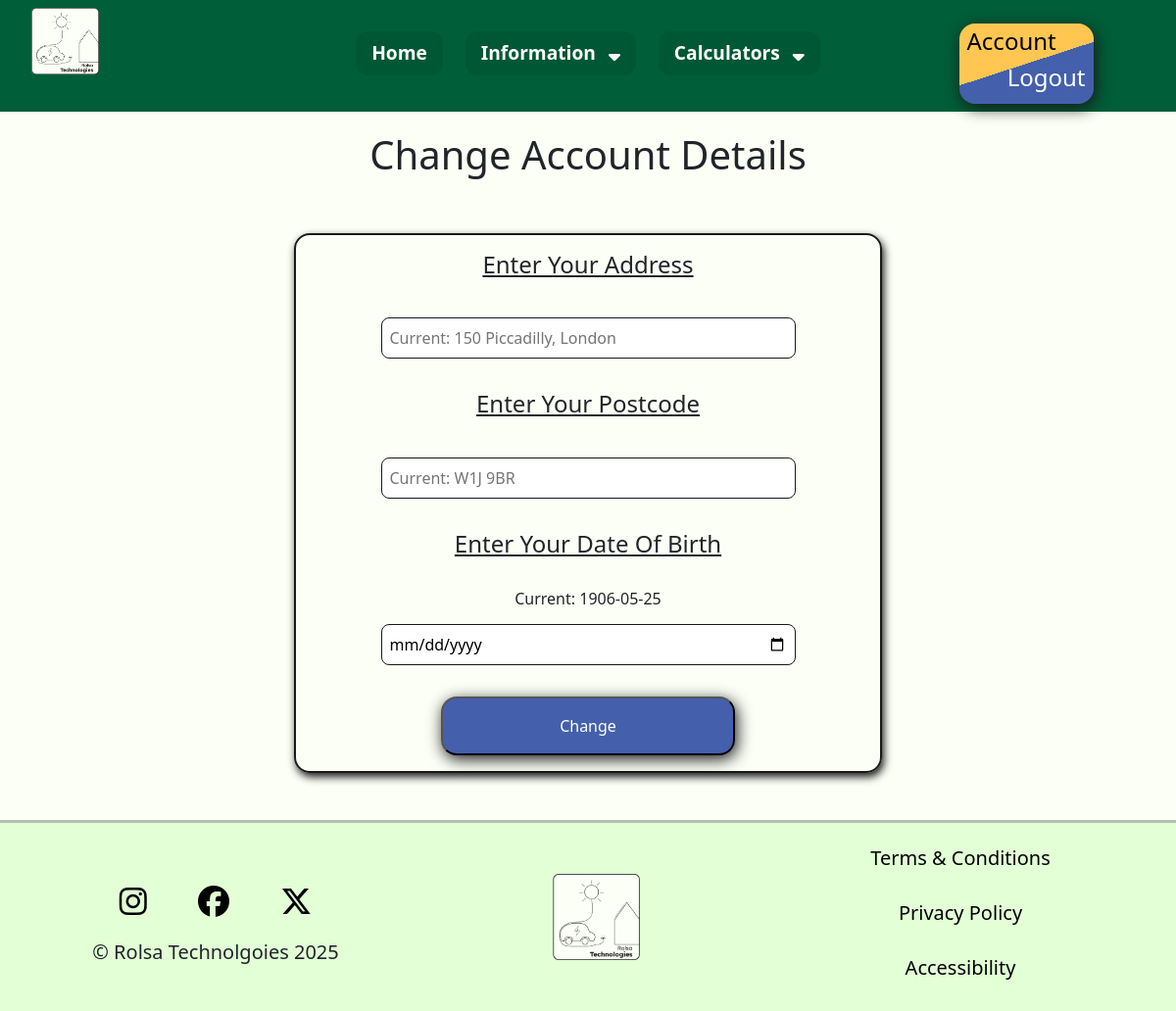
Page /change_account_details (signed in) on the committed database.
### tables this page shows
CREATE TABLE Personal(
    AccountID INTEGER NOT NULL,
    FullName VARCHAR(255) NOT NULL,
    DateOfBirth DATE,
    Address TEXT,
    Postcode VARCHAR(8),
    FOREIGN KEY (AccountID) REFERENCES Account(AccountID)
);

### main.py (the view)
@app.route("/change_account_details")
def ChangeAccountDetails():
    account = session.get('account', None)
    if session.get('account', None) == None:
        return redirect("/login")
    AccountInformation = Get.RetrieveInfo(account, "Change")
    return render_template("change.html", AccountInformation = AccountInformation)

### main.py (called while the page is built)
@app.context_processor
def inject_global_data():
    return {
        "account": session.get('account', None), #email address is considered as account
        "type": session.get('type', None) #type is considered as account type (Personal, Business, Admin)
    }

### templates/change.html (shortened to what this page needs)
{% extends "base.html" %}
{% block css %}
<link rel="stylesheet" href="{{ url_for('static', filename='css/change.css') }}">
{% endblock %}
{% block content %}
<h1>Change Account Details</h1>
<br><br>
<center>
<form action="{{ url_for('ChangeAccountInfo')}}" method="POST">
        <h4 style="text-decoration: underline;">Enter Your Address</h4>
        <br>
        <input type="text" name="address" id="address" placeholder="Current: {{ AccountInformation.Address }}" required>
        <br><br>
        <h4 style="text-decoration: underline;">Enter Your Postcode</h4>
        <br>
                <input type="text" name="postcode" id="postcode" pattern="^([A-Z]{1,2}[0-9][A-Z0-9]? ?[0-9][A-Z]{2}|GIR ?0AA)$" placeholder="Current: {{ AccountInformation.Postcode }}" required>
        <br><br>
        {% if AccountInformation.Type == "Business" %}
            <h4 style="text-decoration: underline;">Enter the Business' Phone Number</h4>
            <br>
                    <input type="tel" name="phone" id="phone" placeholder="Current: {{ AccountInformation.PhoneNumber }}" required>
            <br><br>
        {% elif AccountInformation.Type == "Personal"%}
            <h4 style="text-decoration: underline;">Enter Your Date Of Birth</h4>
            <br>
            <h6>Current: {{ AccountInformation.DateofBirth }}</h6>
            <input type="date" name="date" id="date" required>
            <br><br>
        {% endif %}
    <button type="submit" id="BlueButton">Change</button>
</form>
</center>
<br><br>
{% endblock %}

### static/css/general.css (style rules this page uses)
body { font-family: "Lexend", sans-serif; margin: 0; padding: 0; background-color: #FCFFF6 !important; color: #191919; }
h1 { text-align: center; margin-bottom: 1.5vh; }
#BlueButton { background-color: #4460AC; color: white; padding: 2vh 4vh; border-radius: 2vh; min-width: 300px; max-width: 95%; box-shadow: 0.25vh 0.5vh 2vh #191919; transition: 0.25s; }

### static/css/change.css (style rules this page uses)
input[type="text"], [type="date"], [type="tel"] { width: 75%; padding: 1vh; margin: 1vh 0; border: 1px solid #191919; border-radius: 1vh; transition: 0.35s all; }
form { padding: 2vh; border: 2px solid #191919; border-radius: 2vh; box-shadow: 0.25vh 0.5vh 1vh #191919; width: 50%; }

### rows in the picture
Personal: address "Current: 150 Piccadilly, London", postcode "Current: W1J 9BR", DateofBirth "1906-05-25"
